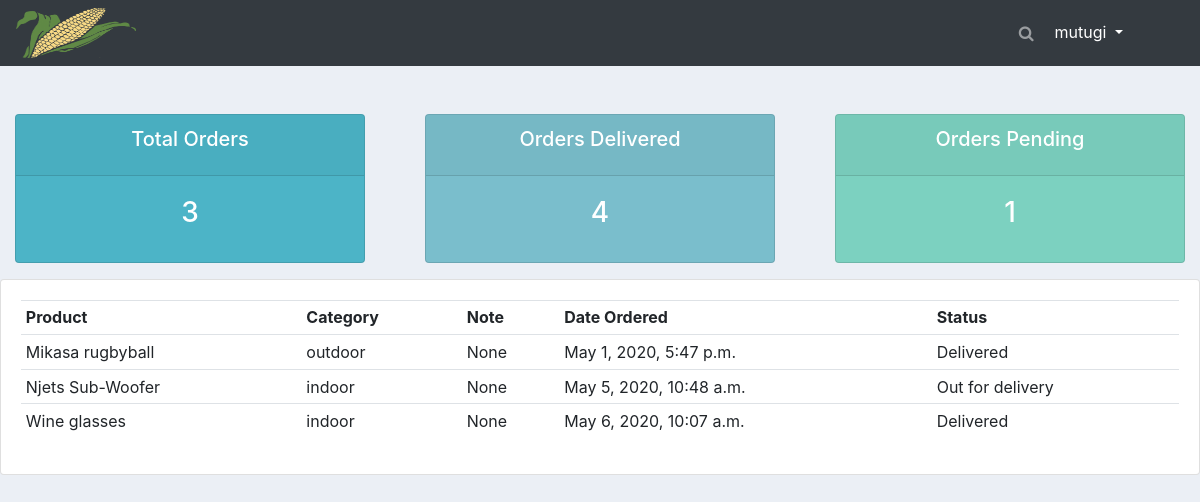
The page /user/ (signed in) on the database its author committed.
### accounts/models.py (models this page shows, shortened)
class Order(models.Model):
    STATUS = (
        ('Pending', 'Pending'),
        ('Out for delivery', 'Out for delivery'),
        ('Delivered', 'Delivered')
    )
    customer = models.ForeignKey(Customer, null=True, on_delete=models.SET_NULL)
    product = models.ForeignKey(Product, null=True, on_delete=models.SET_NULL)
    date_created = models.DateTimeField(auto_now=True, null=True,)
    status = models.CharField(max_length=200, null=True, choices=STATUS)
    note = models.CharField(max_length=200, null=True)

class Product(models.Model):
    CATEGORY = (
        ('indoor', 'indoor'),
        ('outdoor', 'outdoor')
    )
    name = models.CharField(max_length=200, null=True)
    price = models.CharField(max_length=200)
    category = models.CharField(max_length=200, null=True, choices=CATEGORY)
    description = models.CharField(max_length=200, null=True, blank=True)
    date_created = models.DateTimeField(auto_now=True, null=True)
    tags = models.ManyToManyField(Tag)
    def __str__(self):
        return self.name

### accounts/decorators.py (the view)
        def wrapper_func(request, *args, **kwargs):
            group = None
            if request.user.groups.exists():
                group = request.user.groups.all()[0].name
                if group in allowed_roles:
                    return view_func(request, *args, **kwargs)
                else:
                    return HttpResponse("You are not authorized to view this page")

### accounts/views.py (called while the page is built)
@login_required(login_url='login')
@allowed_users(allowed_roles=['customer'])
def userPage(request):
    orders = request.user.customer.order_set.all()
    total_orders = orders.count()
    deliv_orders = Order.objects.filter(status="Delivered")
    delivered_orders = deliv_orders.count()
    pend_orders = Order.objects.filter(status="Pending")
    pending_orders = pend_orders.count()
    context = {
        "orders": orders,
        "total_orders": total_orders,
        "delivered_orders": delivered_orders,
        "pending_orders": pending_orders
               }
    return render(request, 'accounts/user.html', context)

### accounts/templates/accounts/user.html
{% extends 'accounts/main.html' %}
{% load static %}
{% block content %}
    {%  include 'accounts/status.html' %}
<div class="row">
	<div class="col-md">
		<div class="card card-body">
			<table class="table table-sm">
				<tr>
					<th>Product</th>
					<th>Category</th>
					<th>Note</th>
					<th>Date Ordered</th>
					<th>Status</th>
				</tr>
                {%for order in orders%}
                    <tr>
                        <td>{{ order.product }}</td>
                        <td>{{ order.product.category }}</td>
						<td>{{order.note}}</td>
                        <td>{{ order.date_created }}</td>
                        <td>{{ order.status }}</td>
                    </tr>
                {%endfor%}
			</table>
		</div>
	</div>
</div>
{% endblock %}

### accounts/templates/accounts/navbar.html (shortened to what this page needs)
{% load static %}
<nav class="navbar navbar-expand-lg navbar-dark bg-dark">
    <img  src="{% static 'images/corn2.png'%} " alt="" height="50" width="120">
  <div class="collapse navbar-collapse" id="navbarTogglerDemo02">
      <ul class=" navbar-nav mr-4 mt-2 mt-lg-0">
        <li class="nav-item-right">
            <a class="nav-link" href="#"><i class="fa fa-search" aria-hidden="true"></i></a>
        </li>
        <li class="nav-item-right">
          <div class="dropdown show mr-4">
            <a style="color:white" class="btn  dropdown-toggle" role="button" id="dropdownMenuLink"
               data-toggle="dropdown" aria-haspopup="true" aria-expanded="false">{{user}}
            </a>
          </div>
        </li>
      </ul>
  </div>
</nav>

### static/css/main.css (style rules this page uses)
body { background-color: #ebeff5; }

### rows shown on the page
Order: product "Mikasa rugbyball", product.category "outdoor", note "None", date_created "May 1, 2020, 5:47 p.m.", status "Delivered"
Order: product "Njets Sub-Woofer", product.category "indoor", note "None", date_created "May 5, 2020, 10:48 a.m.", status "Out for delivery"
Order: product "Wine glasses", product.category "indoor", note "None", date_created "May 6, 2020, 10:07 a.m.", status "Delivered"

### other values the page prints
{{ user }} "mutugi"
{{ total_orders }} "3"
{{ delivered_orders }} "4"
{{ pending_orders }} "1"
